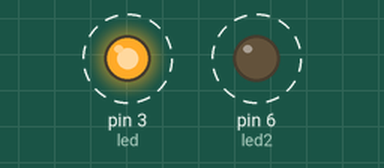
Bench run of a sketch on a simulated Arduino Uno, built with avr-gcc and run on an emulated ATmega328P. Parts: output pins drawn as LEDs (lit = HIGH). Dashed ring = blinking.

Above: at 0.2 s.
Timing chart, 0 to 3.0 s (numbered marks = the images above):
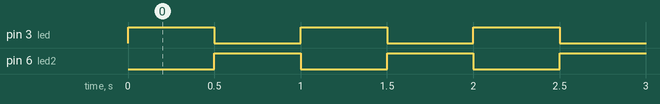

Measured:
- by itself, pin 3 (led), pin 6 (led2): alternates HIGH for 0.50 s and LOW for 0.50 s

The sketch:

Projeto02_Blink2Leds.ino
```cpp
int led = 3;
int led2 = 6;


int tempo = 500;

void setup() {
  pinMode(led, OUTPUT);
  pinMode(led2, OUTPUT);
}

void loop() {
  digitalWrite(led, HIGH);
  digitalWrite(led2, LOW);
  delay(tempo);
  digitalWrite(led, LOW);
  digitalWrite(led2, HIGH);
  delay(tempo);
}
```
